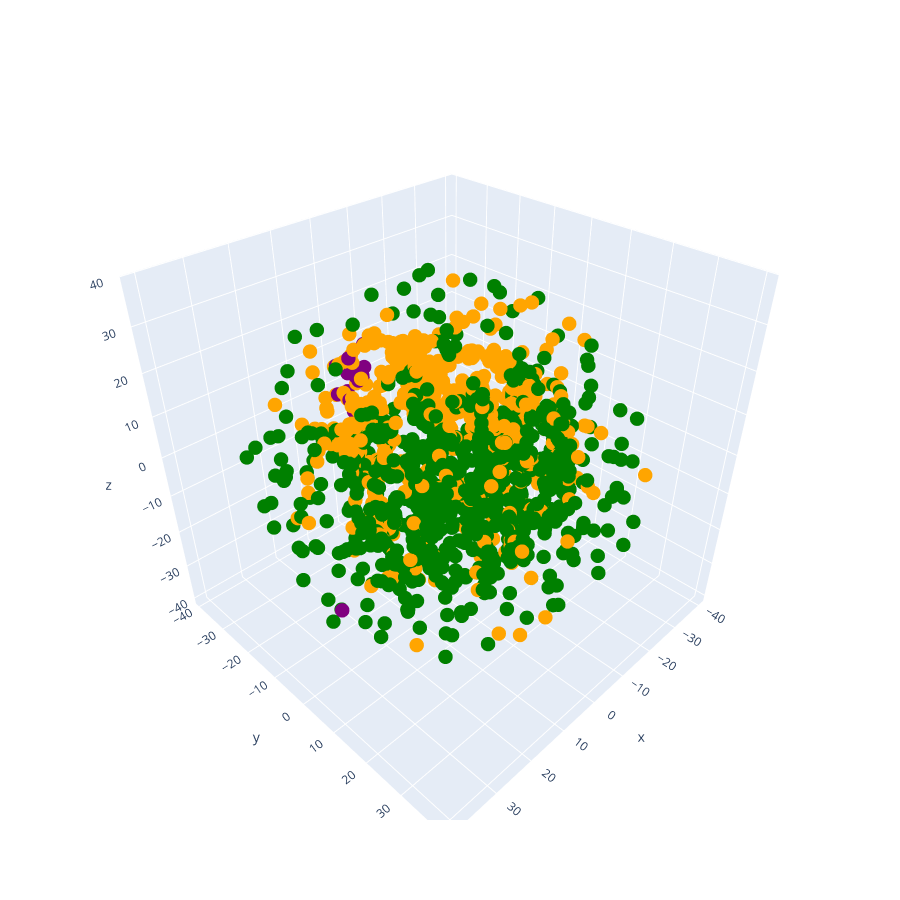

The notebook cell saved with this chart:
### Code cell
things_to_plot = []

things_to_plot.append(
        go.Scatter3d(x=X_embedded[:,0], y=X_embedded[:,1], z=X_embedded[:,2],
            mode='markers',
            marker=dict(
                size=5,
                color=Y_5,                # set color to an array/list of desired values
                colorscale=[
                 "orange", "red", "green", "blue", "purple"],   # choose a colorscale
                opacity=1
                ), 
            hoverinfo='none',
            showlegend=False)
    )

layout = go.Layout(autosize=False, width=900, height=900, showlegend = False, scene=dict(
                 aspectmode='data'
         ))
fig = go.Figure(data = things_to_plot, layout = layout)
iplot(fig)

### Figure 1 — Plotly figure (JSON) as saved in the notebook; plotly's stock layout.template omitted (floating-point values rounded to 4 significant figures; data arrays with more than 128 entries replaced by an {"elided": "..."} marker saying what was removed)
{"data": [{"hoverinfo": "none", "marker": {"color": {"elided": "2182 int values"}, "colorscale": [[0, "orange"], [0.25, "red"], [0.5, "green"], [0.75, "blue"], [1, "purple"]], "opacity": 1, "size": 5}, "mode": "markers", "showlegend": false, "type": "scatter3d", "x": {"elided": "2182 float values"}, "y": {"elided": "2182 float values"}, "z": {"elided": "2182 float values"}}], "layout": {"autosize": false, "height": 900, "scene": {"aspectmode": "data"}, "showlegend": false, "width": 900}}
